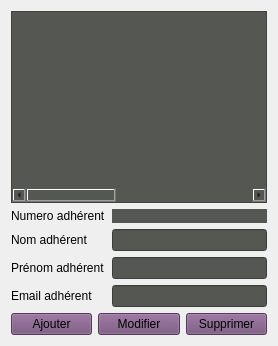
      <widget class="QWidget" name="tabAdherent">
       <attribute name="title">
        <string>Adhésions</string>
       </attribute>
       <layout class="QVBoxLayout" name="verticalLayout_2">
        <item>
         <widget class="QTableWidget" name="tableWidgetAdherent">
          <property name="styleSheet">
           <string notr="true">background-color: rgb(85, 87, 83);</string>
          </property>
          <property name="editTriggers">
           <set>QAbstractItemView::NoEditTriggers</set>
          </property>
          <property name="selectionMode">
           <enum>QAbstractItemView::SingleSelection</enum>
          </property>
          <property name="selectionBehavior">
           <enum>QAbstractItemView::SelectRows</enum>
          </property>
          <attribute name="horizontalHeaderVisible">
           <bool>false</bool>
          </attribute>
          <attribute name="horizontalHeaderHighlightSections">
           <bool>false</bool>
          </attribute>
          <attribute name="horizontalHeaderMinimumSectionSize">
           <number>50</number>
          </attribute>
          <attribute name="horizontalHeaderShowSortIndicator" stdset="0">
           <bool>false</bool>
          </attribute>
          <attribute name="horizontalHeaderStretchLastSection">
           <bool>true</bool>
          </attribute>
          <attribute name="verticalHeaderVisible">
           <bool>false</bool>
          </attribute>
          <attribute name="verticalHeaderCascadingSectionResizes">
           <bool>false</bool>
          </attribute>
          <attribute name="verticalHeaderHighlightSections">
           <bool>true</bool>
          </attribute>
          <attribute name="verticalHeaderShowSortIndicator" stdset="0">
           <bool>false</bool>
          </attribute>
          <attribute name="verticalHeaderStretchLastSection">
           <bool>false</bool>
          </attribute>
          <column>
           <property name="text">
            <string>N°</string>
           </property>
           <property name="background">
            <color>
             <red>117</red>
             <green>80</green>
             <blue>123</blue>
            </color>
           </property>
          </column>
          <column>
           <property name="text">
            <string>Nom</string>
           </property>
           <property name="background">
            <color>
             <red>117</red>
             <green>80</green>
             <blue>123</blue>
            </color>
           </property>
          </column>
          <column>
           <property name="text">
            <string>Prénom</string>
           </property>
           <property name="background">
            <color>
             <red>117</red>
             <green>80</green>
             <blue>123</blue>
            </color>
           </property>
          </column>
          <column>
           <property name="text">
            <string>Email</string>
           </property>
           <property name="background">
            <color>
             <red>117</red>
             <green>80</green>
             <blue>123</blue>
            </color>
           </property>
          </column>
          <column>
           <property name="text">
            <string>Séléction</string>
           </property>
           <property name="background">
            <color>
             <red>117</red>
             <green>80</green>
             <blue>123</blue>
            </color>
           </property>
          </column>
         </widget>
        </item>
        <item>
         <layout class="QFormLayout" name="formLayout_4">
          <item row="0" column="0">
           <widget class="QLabel" name="label_16">
            <property name="text">
             <string>Numero adhérent</string>
            </property>
           </widget>
          </item>
          <item row="0" column="1">
           <widget class="QLabel" name="labelNoAdherent">
            <property name="styleSheet">
             <string notr="true">background-color: rgb(85, 87, 83);</string>
            </property>
            <property name="text">
             <string/>
            </property>
           </widget>
          </item>
          <item row="1" column="0">
           <widget class="QLabel" name="label_17">
            <property name="text">
             <string>Nom adhérent</string>
            </property>
           </widget>
          </item>
          <item row="1" column="1">
           <widget class="QLineEdit" name="lineEditNomAdherent">
            <property name="styleSheet">
             <string notr="true">background-color: rgb(85, 87, 83);</string>
            </property>
           </widget>
          </item>
          <item row="2" column="0">
           <widget class="QLabel" name="label_9">
            <property name="text">
             <string>Prénom adhérent</string>
            </property>
           </widget>
          </item>
          <item row="2" column="1">
           <widget class="QLineEdit" name="lineEditPrenomAdherent">
            <property name="styleSheet">
             <string notr="true">background-color: rgb(85, 87, 83);</string>
            </property>
           </widget>
          </item>
          <item row="3" column="0">
           <widget class="QLabel" name="label_18">
            <property name="text">
             <string>Email adhérent</string>
            </property>
           </widget>
          </item>
          <item row="3" column="1">
           <widget class="QLineEdit" name="lineEditMailAdherent">
            <property name="styleSheet">
             <string notr="true">background-color: rgb(85, 87, 83);</string>
            </property>
           </widget>
          </item>
         </layout>
        </item>
        <item>
         <layout class="QHBoxLayout" name="horizontalLayout_19">
          <item>
           <widget class="QPushButton" name="pushButtonAjouterAdherent">
            <property name="styleSheet">
             <string notr="true">background-color: rgb(117, 80, 123);</string>
            </property>
            <property name="text">
             <string>Ajouter</string>
            </property>
            <property name="icon">
             <iconset resource="img.qrc">
              <normaloff>:/new/img/img/test.png</normaloff>:/new/img/img/test.png</iconset>
            </property>
           </widget>
          </item>
          <item>
           <widget class="QPushButton" name="pushButtonModifierAdherent">
            <property name="styleSheet">
             <string notr="true">background-color: rgb(117, 80, 123);</string>
            </property>
            <property name="text">
             <string>Modifier</string>
            </property>
            <property name="icon">
             <iconset resource="img.qrc">
              <normaloff>:/new/img/img/mod.png</normaloff>:/new/img/img/mod.png</iconset>
            </property>
           </widget>
          </item>
          <item>
           <widget class="QPushButton" name="pushButtonSupprimeAdherent">
            <property name="styleSheet">
             <string notr="true">background-color: rgb(117, 80, 123);</string>
            </property>
            <property name="text">
             <string>Supprimer</string>
            </property>
            <property name="icon">
             <iconset resource="img.qrc">
              <normaloff>:/new/img/img/tes.png</normaloff>:/new/img/img/tes.png</iconset>
            </property>
           </widget>
          </item>
         </layout>
        </item>
       </layout>
      </widget>
